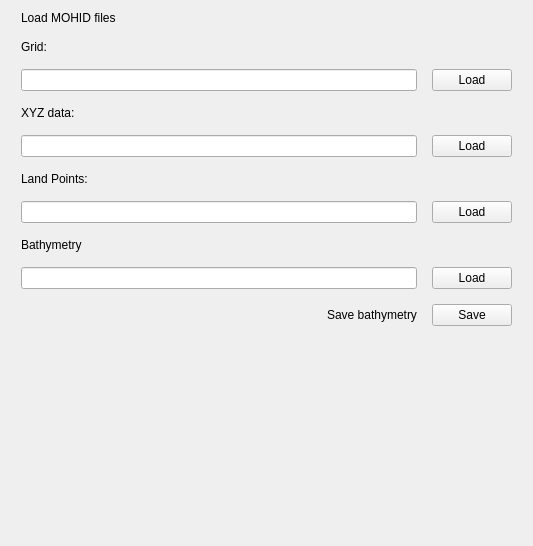
<?xml version="1.0" encoding="UTF-8"?>
<ui version="4.0">
 <class>Form</class>
 <widget class="QWidget" name="Form">
  <property name="geometry">
   <rect>
    <x>0</x>
    <y>0</y>
    <width>533</width>
    <height>546</height>
   </rect>
  </property>
  <property name="minimumSize">
   <size>
    <width>533</width>
    <height>546</height>
   </size>
  </property>
  <property name="windowTitle">
   <string>Form</string>
  </property>
  <layout class="QVBoxLayout" name="verticalLayout_3">
   <property name="sizeConstraint">
    <enum>QLayout::SetMinimumSize</enum>
   </property>
   <item>
    <layout class="QVBoxLayout" name="verticalLayout">
     <property name="spacing">
      <number>15</number>
     </property>
     <property name="sizeConstraint">
      <enum>QLayout::SetMinimumSize</enum>
     </property>
     <property name="leftMargin">
      <number>10</number>
     </property>
     <property name="rightMargin">
      <number>10</number>
     </property>
     <item>
      <widget class="QLabel" name="bat_inputLabel">
       <property name="sizePolicy">
        <sizepolicy hsizetype="Fixed" vsizetype="Preferred">
         <horstretch>0</horstretch>
         <verstretch>0</verstretch>
        </sizepolicy>
       </property>
       <property name="text">
        <string>Load MOHID files</string>
       </property>
      </widget>
     </item>
     <item>
      <widget class="QLabel" name="bat_inputLabel_2">
       <property name="sizePolicy">
        <sizepolicy hsizetype="Fixed" vsizetype="Preferred">
         <horstretch>0</horstretch>
         <verstretch>0</verstretch>
        </sizepolicy>
       </property>
       <property name="text">
        <string>Grid:</string>
       </property>
      </widget>
     </item>
     <item>
      <layout class="QHBoxLayout" name="horizontalLayout">
       <item>
        <widget class="QLineEdit" name="bat_gridPath">
         <property name="sizePolicy">
          <sizepolicy hsizetype="Expanding" vsizetype="Fixed">
           <horstretch>0</horstretch>
           <verstretch>0</verstretch>
          </sizepolicy>
         </property>
        </widget>
       </item>
       <item>
        <widget class="QPushButton" name="bat_loadGrdBtn">
         <property name="text">
          <string>Load</string>
         </property>
        </widget>
       </item>
      </layout>
     </item>
     <item>
      <widget class="QLabel" name="bat_inputLabel_10">
       <property name="sizePolicy">
        <sizepolicy hsizetype="Fixed" vsizetype="Preferred">
         <horstretch>0</horstretch>
         <verstretch>0</verstretch>
        </sizepolicy>
       </property>
       <property name="text">
        <string>XYZ data:</string>
       </property>
      </widget>
     </item>
     <item>
      <layout class="QHBoxLayout" name="horizontalLayout_2">
       <item>
        <widget class="QLineEdit" name="bat_XYZPath">
         <property name="sizePolicy">
          <sizepolicy hsizetype="Expanding" vsizetype="Fixed">
           <horstretch>0</horstretch>
           <verstretch>0</verstretch>
          </sizepolicy>
         </property>
        </widget>
       </item>
       <item>
        <widget class="QPushButton" name="bat_loadXYZBtn">
         <property name="text">
          <string>Load</string>
         </property>
        </widget>
       </item>
      </layout>
     </item>
     <item>
      <widget class="QLabel" name="bat_inputLabel_3">
       <property name="sizePolicy">
        <sizepolicy hsizetype="Fixed" vsizetype="Preferred">
         <horstretch>0</horstretch>
         <verstretch>0</verstretch>
        </sizepolicy>
       </property>
       <property name="text">
        <string>Land Points:</string>
       </property>
      </widget>
     </item>
     <item>
      <layout class="QHBoxLayout" name="horizontalLayout_3">
       <item>
        <widget class="QLineEdit" name="bat_landPath">
         <property name="sizePolicy">
          <sizepolicy hsizetype="Expanding" vsizetype="Fixed">
           <horstretch>0</horstretch>
           <verstretch>0</verstretch>
          </sizepolicy>
         </property>
        </widget>
       </item>
       <item>
        <widget class="QPushButton" name="bat_loadLandBtn">
         <property name="maximumSize">
          <size>
           <width>16777215</width>
           <height>25</height>
          </size>
         </property>
         <property name="text">
          <string>Load</string>
         </property>
        </widget>
       </item>
      </layout>
     </item>
     <item>
      <widget class="QLabel" name="bat_inputLabel_4">
       <property name="sizePolicy">
        <sizepolicy hsizetype="Fixed" vsizetype="Preferred">
         <horstretch>0</horstretch>
         <verstretch>0</verstretch>
        </sizepolicy>
       </property>
       <property name="text">
        <string>Bathymetry</string>
       </property>
      </widget>
     </item>
     <item>
      <layout class="QVBoxLayout" name="verticalLayout_2">
       <item>
        <layout class="QHBoxLayout" name="horizontalLayout_5">
         <item>
          <widget class="QLineEdit" name="bat_batPath"/>
         </item>
         <item>
          <widget class="QPushButton" name="bat_loadBatBtn">
           <property name="text">
            <string>Load</string>
           </property>
          </widget>
         </item>
        </layout>
       </item>
       <item>
        <layout class="QHBoxLayout" name="horizontalLayout_6">
         <item>
          <spacer name="horizontalSpacer">
           <property name="orientation">
            <enum>Qt::Horizontal</enum>
           </property>
           <property name="sizeHint" stdset="0">
            <size>
             <width>40</width>
             <height>20</height>
            </size>
           </property>
          </spacer>
         </item>
         <item>
          <widget class="QLabel" name="bat_inputLabel_5">
           <property name="sizePolicy">
            <sizepolicy hsizetype="Fixed" vsizetype="Preferred">
             <horstretch>0</horstretch>
             <verstretch>0</verstretch>
            </sizepolicy>
           </property>
           <property name="text">
            <string>Save bathymetry</string>
           </property>
          </widget>
         </item>
         <item>
          <widget class="QPushButton" name="bat_saveBatBtn">
           <property name="text">
            <string>Save</string>
           </property>
          </widget>
         </item>
        </layout>
       </item>
      </layout>
     </item>
    </layout>
   </item>
   <item>
    <spacer name="verticalSpacer">
     <property name="orientation">
      <enum>Qt::Vertical</enum>
     </property>
     <property name="sizeHint" stdset="0">
      <size>
       <width>20</width>
       <height>40</height>
      </size>
     </property>
    </spacer>
   </item>
  </layout>
 </widget>
 <resources/>
 <connections/>
</ui>
